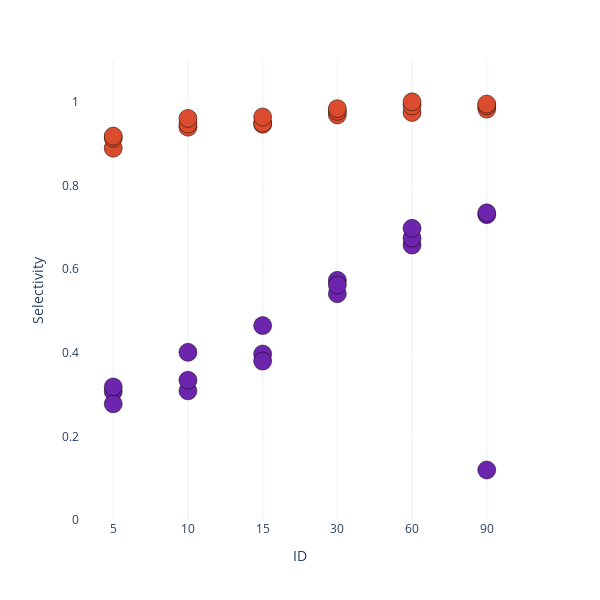

Notebook source saved alongside this figure:
### Code cell
fig = px.strip(df_SPEC, y='Selectivity', x='ID', orientation='h')

fig.add_scatter(
    y=df_insol['Selectivity'], 
    x=df_insol['ID'],
    mode='markers',
    marker=dict(size=18, color='#6D25AD', line=dict(width=0.5, color='black')),
    name='df_insol'
)

fig.update_layout(width=600, height=600, template='plotly_white', showlegend = False)

fig.update_traces(
    marker=dict(size=18, color='#db4c2e', line=dict(width=0.5, color='black')),
    selector=dict(name='')
)

fig.update_traces(
    marker=dict(size=18, line=dict(width=0.5, color='black')),
    selector=dict(name='df_insol')
)

fig.update_yaxes(
    range=[0, 1.1],
    showgrid=True,
    gridwidth=0.1,           
    gridcolor='#F3F2F2',  
    griddash='solid'         
)
#fig.write_image(r'D:\Projects\SPEC\figs_raw\Figure1_SPEC_vs_insol.pdf', width = 600, height = 600)

### Figure 1 — Plotly figure (JSON) as saved in the notebook; plotly's stock layout.template omitted (floating-point values rounded to 4 significant figures)
{"data": [{"alignmentgroup": "True", "boxpoints": "all", "fillcolor": "rgba(255,255,255,0)", "hoveron": "points", "hovertemplate": "ID=%{x}<br>Selectivity=%{y}<extra></extra>", "legendgroup": "", "line": {"color": "rgba(255,255,255,0)"}, "marker": {"color": "#db4c2e", "line": {"color": "black", "width": 0.5}, "size": 18}, "name": "", "offsetgroup": "", "orientation": "h", "pointpos": 0, "showlegend": false, "type": "box", "x": ["5", "5", "5", "10", "10", "10", "15", "15", "15", "30", "30", "30", "60", "60", "60", "90", "90", "90"], "x0": " ", "xaxis": "x", "y": [0.918, 0.8892, 0.913, 0.9467, 0.9394, 0.9603, 0.9464, 0.9489, 0.9638, 0.9773, 0.9837, 0.9688, 0.9904, 1.0, 0.9744, 0.9947, 0.9826, 0.9904], "y0": " ", "yaxis": "y"}, {"marker": {"color": "#6D25AD", "line": {"color": "black", "width": 0.5}, "size": 18}, "mode": "markers", "name": "df_insol", "type": "scatter", "x": ["5", "5", "5", "10", "10", "10", "15", "15", "15", "30", "30", "30", "60", "60", "60", "90", "90", "90"], "y": [0.3069, 0.2778, 0.3183, 0.3089, 0.3343, 0.401, 0.3969, 0.3799, 0.465, 0.5732, 0.541, 0.5619, 0.6574, 0.674, 0.6976, 0.1196, 0.73, 0.7345]}], "layout": {"boxmode": "group", "height": 600, "legend": {"tracegroupgap": 0}, "margin": {"t": 60}, "showlegend": false, "width": 600, "xaxis": {"anchor": "y", "domain": [0, 1], "title": {"text": "ID"}}, "yaxis": {"anchor": "x", "domain": [0, 1], "gridcolor": "#F3F2F2", "griddash": "solid", "gridwidth": 0.1, "range": [0, 1.1], "showgrid": true, "title": {"text": "Selectivity"}}}}
